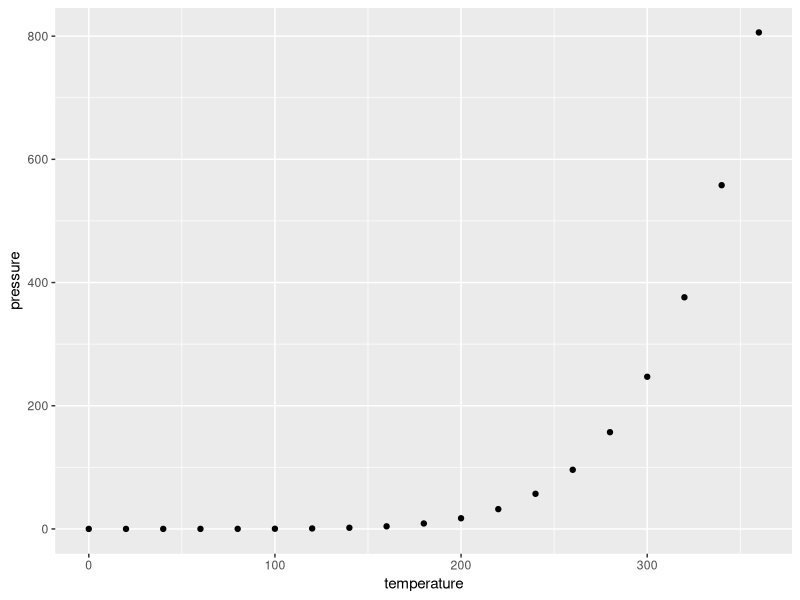

The R source for this figure:
## ---- chunk 1
knitr::opts_chunk$set(echo = TRUE)
library(ggplot2)
## ---- chunk 2
summary(cars)
## ---- chunk 3
ggplot(data=pressure, aes(x=temperature, y=pressure)) + geom_point()
